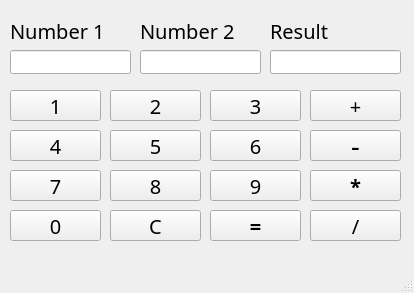
<?xml version="1.0" encoding="UTF-8"?>
<ui version="4.0">
 <class>MainWindow</class>
 <widget class="QMainWindow" name="MainWindow">
  <property name="geometry">
   <rect>
    <x>0</x>
    <y>0</y>
    <width>414</width>
    <height>293</height>
   </rect>
  </property>
  <property name="windowTitle">
   <string>MainWindow</string>
  </property>
  <widget class="QWidget" name="centralwidget">
   <widget class="QLabel" name="labelNum1">
    <property name="geometry">
     <rect>
      <x>10</x>
      <y>10</y>
      <width>101</width>
      <height>41</height>
     </rect>
    </property>
    <property name="font">
     <font>
      <family>Segoe UI Variable Small Semibol</family>
      <pointsize>15</pointsize>
     </font>
    </property>
    <property name="text">
     <string>Number 1</string>
    </property>
   </widget>
   <widget class="QLabel" name="labelNum2">
    <property name="geometry">
     <rect>
      <x>140</x>
      <y>10</y>
      <width>101</width>
      <height>41</height>
     </rect>
    </property>
    <property name="font">
     <font>
      <family>Segoe UI Variable Small Semibol</family>
      <pointsize>15</pointsize>
     </font>
    </property>
    <property name="text">
     <string>Number 2</string>
    </property>
   </widget>
   <widget class="QLabel" name="labelResult">
    <property name="geometry">
     <rect>
      <x>270</x>
      <y>20</y>
      <width>61</width>
      <height>21</height>
     </rect>
    </property>
    <property name="font">
     <font>
      <family>Segoe UI Variable Small Semibol</family>
      <pointsize>15</pointsize>
     </font>
    </property>
    <property name="text">
     <string>Result</string>
    </property>
   </widget>
   <widget class="QLineEdit" name="num1">
    <property name="geometry">
     <rect>
      <x>10</x>
      <y>50</y>
      <width>121</width>
      <height>24</height>
     </rect>
    </property>
   </widget>
   <widget class="QLineEdit" name="num2">
    <property name="geometry">
     <rect>
      <x>140</x>
      <y>50</y>
      <width>121</width>
      <height>24</height>
     </rect>
    </property>
   </widget>
   <widget class="QLineEdit" name="result">
    <property name="geometry">
     <rect>
      <x>270</x>
      <y>50</y>
      <width>131</width>
      <height>24</height>
     </rect>
    </property>
   </widget>
   <widget class="QPushButton" name="N1">
    <property name="geometry">
     <rect>
      <x>10</x>
      <y>90</y>
      <width>91</width>
      <height>31</height>
     </rect>
    </property>
    <property name="font">
     <font>
      <family>Segoe UI Variable Small Semibol</family>
      <pointsize>15</pointsize>
     </font>
    </property>
    <property name="text">
     <string>1</string>
    </property>
   </widget>
   <widget class="QPushButton" name="N4">
    <property name="geometry">
     <rect>
      <x>10</x>
      <y>130</y>
      <width>91</width>
      <height>31</height>
     </rect>
    </property>
    <property name="font">
     <font>
      <family>Segoe UI Variable Small Semibol</family>
      <pointsize>15</pointsize>
     </font>
    </property>
    <property name="text">
     <string>4</string>
    </property>
   </widget>
   <widget class="QPushButton" name="N2">
    <property name="geometry">
     <rect>
      <x>110</x>
      <y>90</y>
      <width>91</width>
      <height>31</height>
     </rect>
    </property>
    <property name="font">
     <font>
      <family>Segoe UI Variable Small Semibol</family>
      <pointsize>15</pointsize>
     </font>
    </property>
    <property name="text">
     <string>2</string>
    </property>
   </widget>
   <widget class="QPushButton" name="N3">
    <property name="geometry">
     <rect>
      <x>210</x>
      <y>90</y>
      <width>91</width>
      <height>31</height>
     </rect>
    </property>
    <property name="font">
     <font>
      <family>Segoe UI Variable Small Semibol</family>
      <pointsize>15</pointsize>
     </font>
    </property>
    <property name="text">
     <string>3</string>
    </property>
   </widget>
   <widget class="QPushButton" name="N5">
    <property name="geometry">
     <rect>
      <x>110</x>
      <y>130</y>
      <width>91</width>
      <height>31</height>
     </rect>
    </property>
    <property name="font">
     <font>
      <family>Segoe UI Variable Small Semibol</family>
      <pointsize>15</pointsize>
     </font>
    </property>
    <property name="text">
     <string>5</string>
    </property>
   </widget>
   <widget class="QPushButton" name="N6">
    <property name="geometry">
     <rect>
      <x>210</x>
      <y>130</y>
      <width>91</width>
      <height>31</height>
     </rect>
    </property>
    <property name="font">
     <font>
      <family>Segoe UI Variable Small Semibol</family>
      <pointsize>15</pointsize>
     </font>
    </property>
    <property name="text">
     <string>6</string>
    </property>
   </widget>
   <widget class="QPushButton" name="N8">
    <property name="geometry">
     <rect>
      <x>110</x>
      <y>170</y>
      <width>91</width>
      <height>31</height>
     </rect>
    </property>
    <property name="font">
     <font>
      <family>Segoe UI Variable Small Semibol</family>
      <pointsize>15</pointsize>
     </font>
    </property>
    <property name="text">
     <string>8</string>
    </property>
   </widget>
   <widget class="QPushButton" name="N9">
    <property name="geometry">
     <rect>
      <x>210</x>
      <y>170</y>
      <width>91</width>
      <height>31</height>
     </rect>
    </property>
    <property name="font">
     <font>
      <family>Segoe UI Variable Small Semibol</family>
      <pointsize>15</pointsize>
     </font>
    </property>
    <property name="text">
     <string>9</string>
    </property>
   </widget>
   <widget class="QPushButton" name="clear">
    <property name="geometry">
     <rect>
      <x>110</x>
      <y>210</y>
      <width>91</width>
      <height>31</height>
     </rect>
    </property>
    <property name="font">
     <font>
      <family>Segoe UI Variable Small Semibol</family>
      <pointsize>15</pointsize>
     </font>
    </property>
    <property name="text">
     <string>C</string>
    </property>
   </widget>
   <widget class="QPushButton" name="enter">
    <property name="geometry">
     <rect>
      <x>210</x>
      <y>210</y>
      <width>91</width>
      <height>31</height>
     </rect>
    </property>
    <property name="font">
     <font>
      <family>Segoe UI Variable Small Semibol</family>
      <pointsize>15</pointsize>
      <bold>true</bold>
     </font>
    </property>
    <property name="text">
     <string>=</string>
    </property>
   </widget>
   <widget class="QPushButton" name="add">
    <property name="geometry">
     <rect>
      <x>310</x>
      <y>90</y>
      <width>91</width>
      <height>31</height>
     </rect>
    </property>
    <property name="font">
     <font>
      <family>Segoe UI Variable Small Semibol</family>
      <pointsize>15</pointsize>
     </font>
    </property>
    <property name="text">
     <string>+</string>
    </property>
   </widget>
   <widget class="QPushButton" name="sub">
    <property name="geometry">
     <rect>
      <x>310</x>
      <y>130</y>
      <width>91</width>
      <height>31</height>
     </rect>
    </property>
    <property name="font">
     <font>
      <family>Segoe UI Variable Small Semibol</family>
      <pointsize>20</pointsize>
     </font>
    </property>
    <property name="text">
     <string>-</string>
    </property>
   </widget>
   <widget class="QPushButton" name="mul">
    <property name="geometry">
     <rect>
      <x>310</x>
      <y>170</y>
      <width>91</width>
      <height>31</height>
     </rect>
    </property>
    <property name="font">
     <font>
      <family>Segoe UI Variable Small Semibol</family>
      <pointsize>15</pointsize>
      <bold>true</bold>
     </font>
    </property>
    <property name="text">
     <string>*</string>
    </property>
   </widget>
   <widget class="QPushButton" name="div">
    <property name="geometry">
     <rect>
      <x>310</x>
      <y>210</y>
      <width>91</width>
      <height>31</height>
     </rect>
    </property>
    <property name="font">
     <font>
      <family>Segoe UI Variable Small Semibol</family>
      <pointsize>15</pointsize>
     </font>
    </property>
    <property name="text">
     <string>/</string>
    </property>
   </widget>
   <widget class="QPushButton" name="N0">
    <property name="geometry">
     <rect>
      <x>10</x>
      <y>210</y>
      <width>91</width>
      <height>31</height>
     </rect>
    </property>
    <property name="font">
     <font>
      <family>Segoe UI Variable Small Semibol</family>
      <pointsize>15</pointsize>
     </font>
    </property>
    <property name="text">
     <string>0</string>
    </property>
   </widget>
   <widget class="QPushButton" name="N7">
    <property name="geometry">
     <rect>
      <x>10</x>
      <y>170</y>
      <width>91</width>
      <height>31</height>
     </rect>
    </property>
    <property name="font">
     <font>
      <family>Segoe UI Variable Small Semibol</family>
      <pointsize>15</pointsize>
     </font>
    </property>
    <property name="text">
     <string>7</string>
    </property>
   </widget>
  </widget>
  <widget class="QMenuBar" name="menubar">
   <property name="geometry">
    <rect>
     <x>0</x>
     <y>0</y>
     <width>414</width>
     <height>21</height>
    </rect>
   </property>
  </widget>
  <widget class="QStatusBar" name="statusbar"/>
 </widget>
 <resources/>
 <connections/>
</ui>
